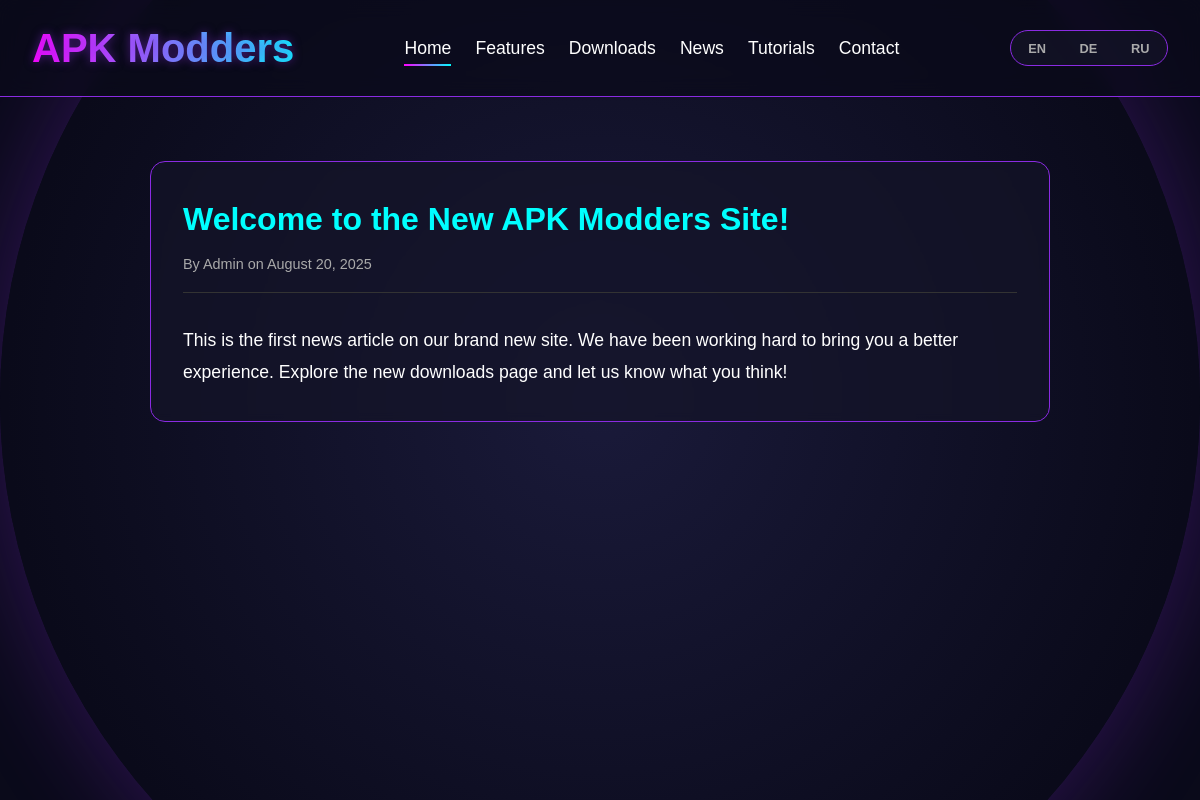
The app's page /pages/article_details.php?id=1 with its own data.
### tables this page shows
CREATE TABLE IF NOT EXISTS articles (
    id INT AUTO_INCREMENT PRIMARY KEY,
    title VARCHAR(255) NOT NULL,
    content TEXT NOT NULL,
    author VARCHAR(100),
    created_at TIMESTAMP DEFAULT CURRENT_TIMESTAMP
);

### pages/article_details.php (the view, shortened to what this page needs)
<?php
require_once '../header.php';
require_once '../config.php';
$article_id = $_GET['id'] ?? 0;
$stmt = $conn->prepare("SELECT * FROM articles WHERE id = ?");
$stmt->bind_param("i", $article_id);
$stmt->execute();
$result = $stmt->get_result();
$article = $result->fetch_assoc();
?>
<main class="main-content">
    <div class="article-container">
        <?php if (!$article): ?>
            <h2 class="text-center"><?php echo $error_message; ?></h2>
            <div class="text-center mt-4">
                <a href="news.php" class="btn btn-primary">Back to News</a>
            </div>
        <?php else: ?>
            <div class="article-header">
                <h1><?php echo htmlspecialchars($article['title']); ?></h1>
                <div class="article-meta">
                    By <?php echo htmlspecialchars($article['author']); ?> on <?php echo date('F j, Y', strtotime($article['created_at'])); ?>
                </div>
            </div>
            <div class="article-content">
                <?php echo nl2br(htmlspecialchars($article['content'])); ?>
            </div>
        <?php endif; ?>
    </div>
</main>
</body>
</html>

### styles.css (style rules this page uses)
* { margin: 0; padding: 0; box-sizing: border-box; font-family: 'Arial', sans-serif; }
html { scroll-behavior: smooth; }
body { background: #0a0a1a; color: #fff; overflow-x: hidden; min-height: 100vh; position: relative; line-height: 1.6; }
.main-content { max-width: 1200px; margin: 0 auto; padding: 2rem; position: relative; z-index: 1; }

### pages/article_details.php (style rules this page uses)
.article-container { max-width: 900px; margin: 2rem auto; padding: 2rem; background: rgba(20, 20, 40, 0.7); border-radius: 15px; border: 1px solid #8a2be2; backdrop-filter: blur(5px); }
.article-header h1 { color: #00ffff; margin-bottom: 0.5rem; }
.article-meta { font-size: 0.9rem; color: #aaa; margin-bottom: 2rem; border-bottom: 1px solid #333; padding-bottom: 1rem; }
.article-content { line-height: 1.8; font-size: 1.1rem; }

### records on screen
articles: title "Welcome to the New APK Modders Site!", author "Admin", created_at "August 20, 2025", content "This is the first news article on our brand new site. We have been working hard to bring you a better experience. Explore the new downloads page and let us know what you think!"
